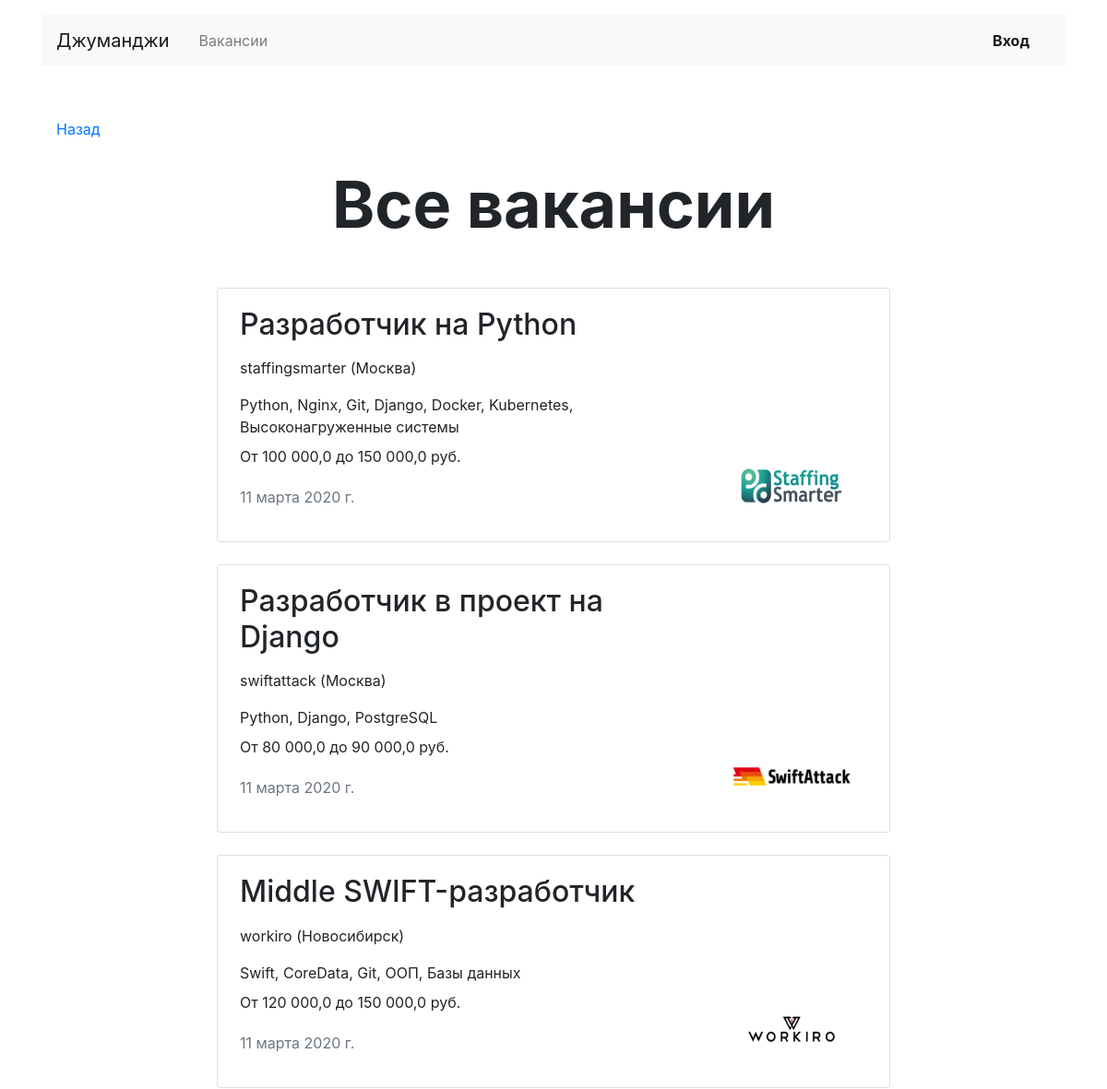
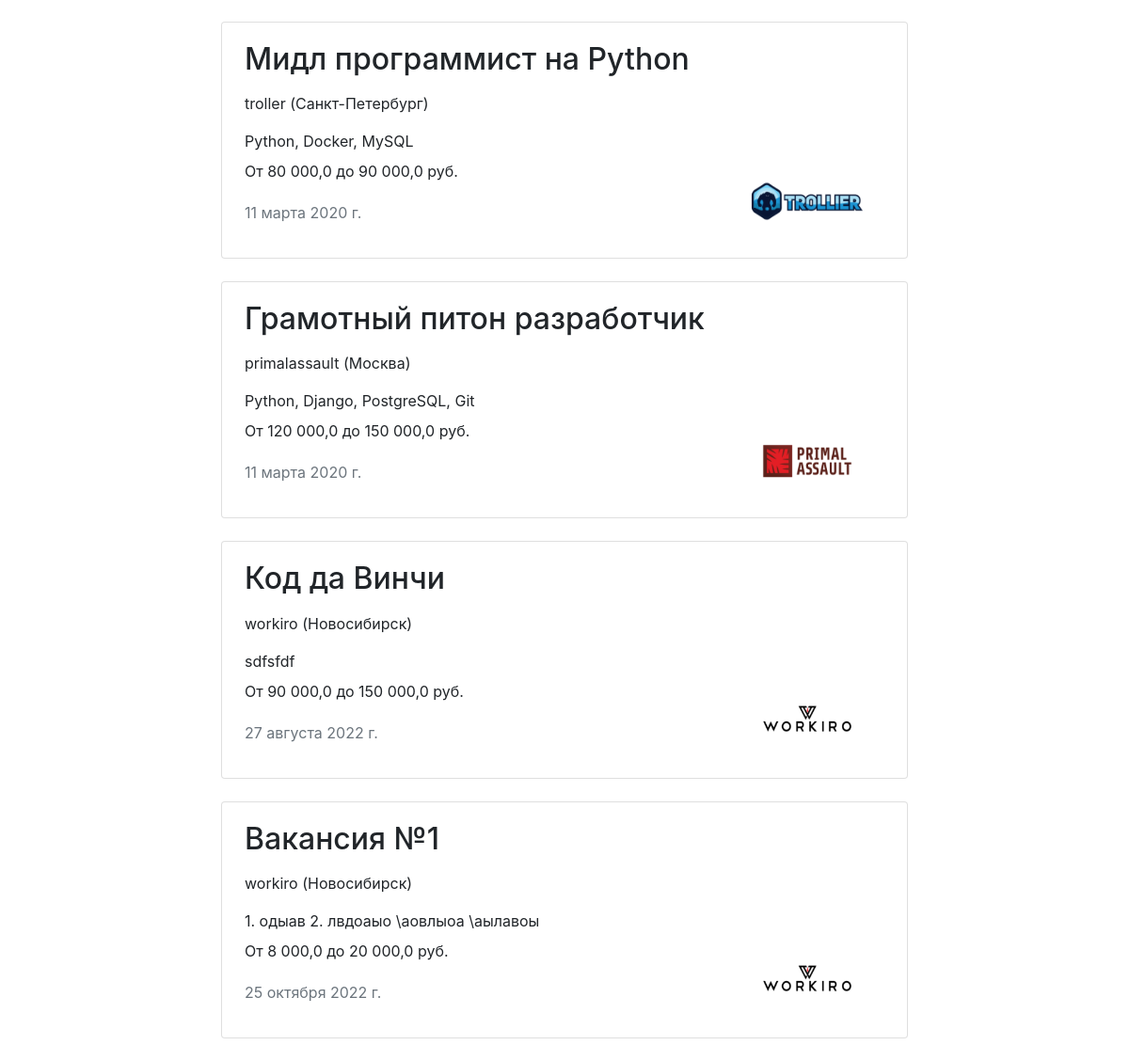
/vacancies, run on the app's committed database (2 pictures, top to bottom).
### JunJob/models.py (models this page shows)
class Vacancy(models.Model):
    title = models.CharField(max_length=60)
    specialty = models.ForeignKey(Specialty, related_name='vacancies', on_delete=models.CASCADE)
    company = models.ForeignKey(Company, related_name='vacancies', on_delete=models.CASCADE)
    skills = models.TextField()
    description = models.TextField()
    salary_min = models.FloatField()
    salary_max = models.FloatField()
    published_at = models.DateField()

class Company(models.Model):
    name = models.CharField(max_length=45)
    location = models.CharField(max_length=30)
    logo = models.ImageField(upload_to=settings.MEDIA_COMPANY_IMAGE_DIR, max_length=500000)
    description = models.TextField()
    employee_count = models.IntegerField()
    owner = models.OneToOneField(User, on_delete=models.CASCADE, related_name='company', null=True)

### JunJob/views.py (the view)
# urls.py: path('vacancies', views.vacancies_view, name='vacancies'),  # Все вакансии
def vacancies_view(request):
    vacancies_list = models.Vacancy.objects.all()
    context = {
        'vacancies_list': vacancies_list,
    }
    return render(request, 'common/Vacancies.html', context=context)

### JunJob/templates/common/Vacancies.html
{% extends 'base.html' %}
{% block container %}
  <main class="container mt-3">
    <div class="navbar mt-5">
      <p><a href="javascript:history.back()">Назад</a></p>
    </div>
    <section>
      <h1 class="h1 text-center mx-auto mt-0 pt-1" style="font-size: 70px;"><strong>Все вакансии</strong></h1>
      <div class="row mt-5">
        <div class="col-12 col-lg-8 offset-lg-2 m-auto">
          {% for vacancy in vacancies_list%}
            <div class="card mb-4">
              <div class="card-body px-4">
                <div class="row">
                  <div class="col-12 col-md-8 col-lg-9">
                    <h2 class="h2 pb-2">{{ vacancy.title }}</h2>
                    <p>{{ vacancy.company.name }} ({{ vacancy.company.location}})</p>
                    <p class="mb-2">{{ vacancy.skills }}</p>
                    {% load humanize %}
                    <p>От {{ vacancy.salary_min|intcomma }} до {{ vacancy.salary_max|intcomma }} руб.</p>
                    <p class="text-muted pt-1">{{ vacancy.published_at }}</p>
                  </div>
                  <div class="col-12 col-md-4 col-lg-3 d-flex align-items-end">
                    <a href="{% url 'onevacancy' vacancy.id %}"><img src="{{ vacancy.company.logo.url }}" width="130" height="80" alt=""></a>
                  </div>
                </div>
              </div>
            </div>
          {% endfor %}
        </div>
      </div>
    </section>
  </main>
{% endblock %}

### data on the page
Vacancy: title "Разработчик на Python", company.name "staffingsmarter", company.location "Москва", skills "Python, Nginx, Git, Django, Docker, Kubernetes, Высоконагруженные системы", salary_min "100 000,0", salary_max "150 000,0", published_at "11 марта 2020 г.", company.logo (picture)
Vacancy: title "Разработчик в проект на Django", company.name "swiftattack", company.location "Москва", skills "Python, Django, PostgreSQL", salary_min "80 000,0", salary_max "90 000,0", published_at "11 марта 2020 г.", company.logo (picture)
Vacancy: title "Middle SWIFT-разработчик", company.name "workiro", company.location "Новосибирск", skills "Swift, CoreData, Git, ООП, Базы данных", salary_min "120 000,0", salary_max "150 000,0", published_at "11 марта 2020 г.", company.logo (picture)
Vacancy: title "Мидл программист на Python", company.name "troller", company.location "Санкт-Петербург", skills "Python, Docker, MySQL", salary_min "80 000,0", salary_max "90 000,0", published_at "11 марта 2020 г.", company.logo (picture)
Vacancy: title "Грамотный питон разработчик", company.name "primalassault", company.location "Москва", skills "Python, Django, PostgreSQL, Git", salary_min "120 000,0", salary_max "150 000,0", published_at "11 марта 2020 г.", company.logo (picture)
Vacancy: title "Код да Винчи", company.name "workiro", company.location "Новосибирск", skills "sdfsfdf", salary_min "90 000,0", salary_max "150 000,0", published_at "27 августа 2022 г.", company.logo (picture)
Vacancy: title "Вакансия №1", company.name "workiro", company.location "Новосибирск", skills "1. одыав 2. лвдоаыо \\аовлыоа \\аылавоы", salary_min "8 000,0", salary_max "20 000,0", published_at "25 октября 2022 г.", company.logo (picture)
